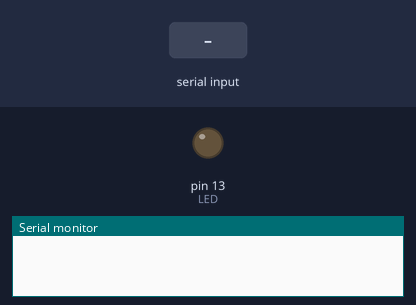
Bench run of a sketch on a simulated Arduino Uno, built with avr-gcc and run on an emulated ATmega328P. Parts: output pins drawn as LEDs (lit = HIGH), the last lines printed to the serial monitor. The test bench sets the inputs (shaded band).

Above: at 1.2 s.
1.3 s: "1" received over Serial
At 2.6 s:
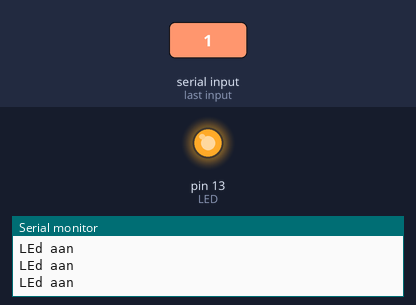
2.9 s: "0" received over Serial
At 3.8 s:
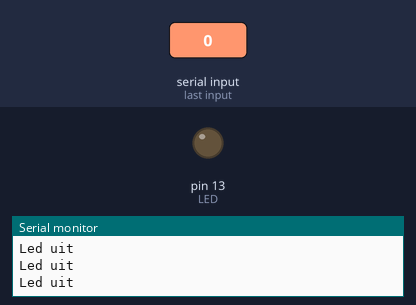
Timing chart, 0 to 5.9 s (numbered marks = the images above; inputs shaded):
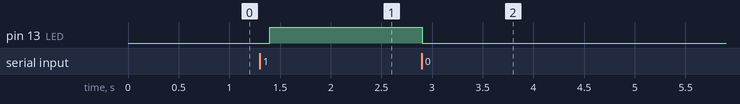

Measured:
- after the input at 1.3 s, pin 13 (LED): LOW → HIGH after 0.10 s
- after the input at 2.9 s, pin 13 (LED): HIGH → LOW at once

The sketch:

HC-05_bluetooth.ino
```cpp
int LED = 13;
char state;


void setup ()
{
  pinMode (LED, OUTPUT);
  //Serial1.begin (9600);
  Serial.begin(9600);
}

void loop()
{
  if (Serial.available())
  {
    state = Serial.read();
  }

  if (state == '1')
    {
      digitalWrite(LED,HIGH);
      Serial.println("LEd aan");
    }
  else if (state == '0')
  {
    digitalWrite(LED,LOW);
    Serial.println("Led uit");
  }

  //Serial.println(state);
  delay(100);
}
```
